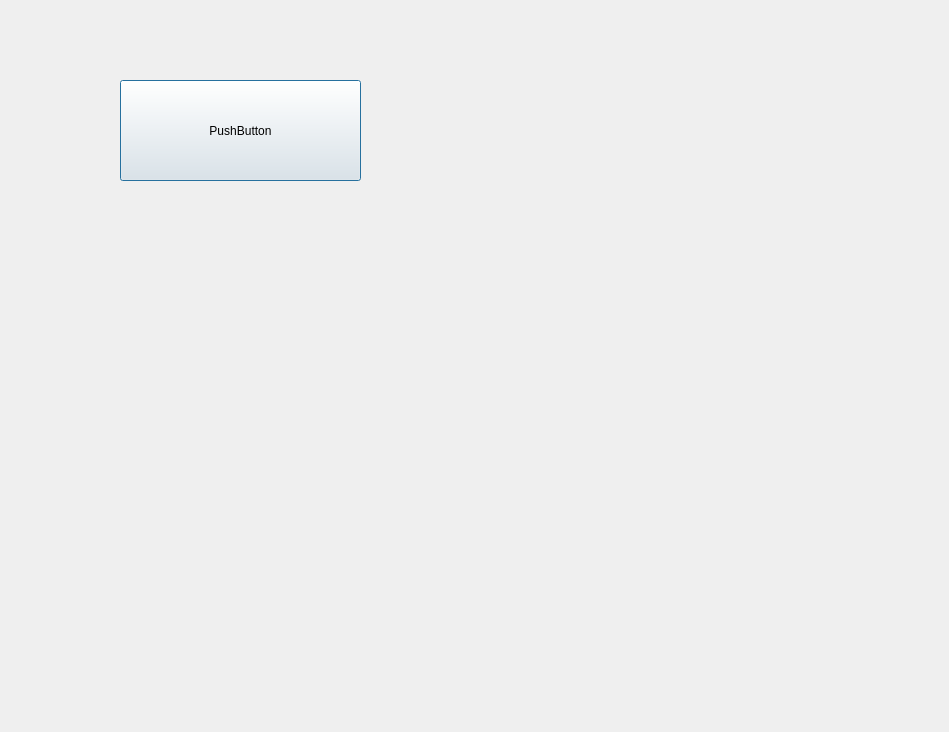
<?xml version="1.0" encoding="UTF-8"?>
<ui version="4.0">
 <class>Dialog</class>
 <widget class="QDialog" name="Dialog">
  <property name="geometry">
   <rect>
    <x>0</x>
    <y>0</y>
    <width>949</width>
    <height>732</height>
   </rect>
  </property>
  <property name="windowTitle">
   <string>Dialog</string>
  </property>
  <widget class="CustomButtonWordWrap" name="pushButton">
   <property name="geometry">
    <rect>
     <x>120</x>
     <y>80</y>
     <width>241</width>
     <height>101</height>
    </rect>
   </property>
   <property name="text">
    <string>PushButton</string>
   </property>
  </widget>
 </widget>
 <customwidgets>
  <customwidget>
   <class>CustomButtonWordWrap</class>
   <extends>QPushButton</extends>
   <header location="global">gui.QPushButton_WordWrap.py</header>
  </customwidget>
 </customwidgets>
 <resources/>
 <connections/>
</ui>
